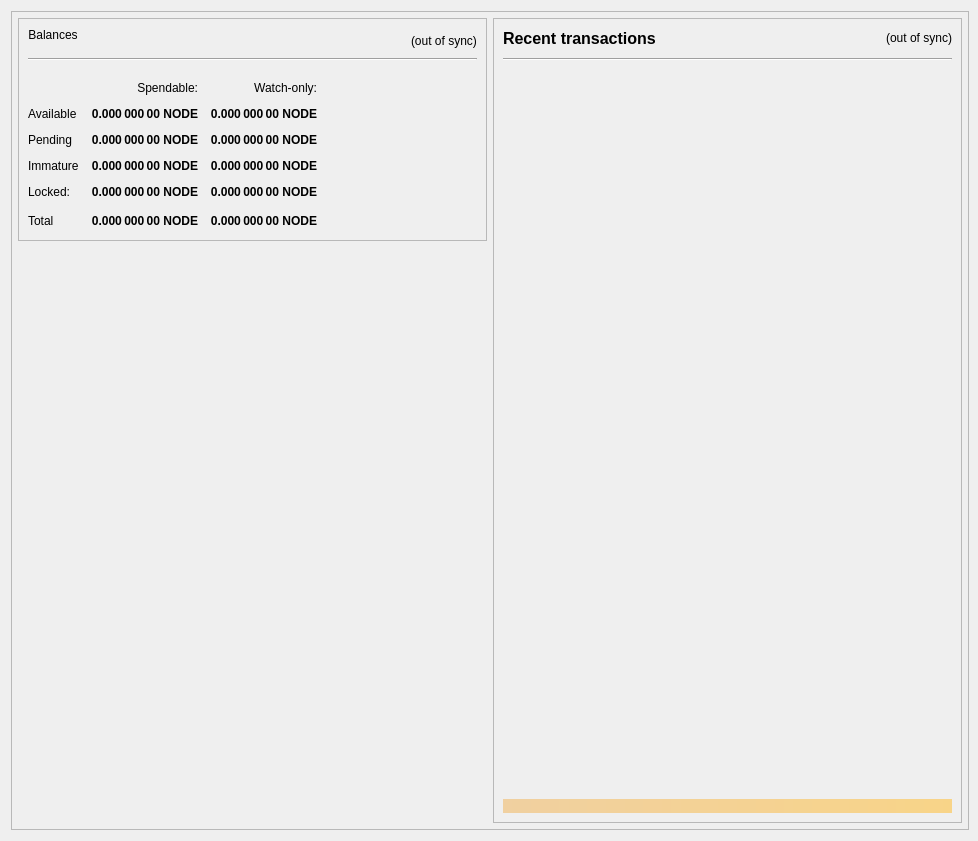
<?xml version="1.0" encoding="UTF-8"?>
<ui version="4.0">
 <class>OverviewPage</class>
 <widget class="QWidget" name="OverviewPage">
  <property name="geometry">
   <rect>
    <x>0</x>
    <y>0</y>
    <width>978</width>
    <height>841</height>
   </rect>
  </property>
  <property name="minimumSize">
   <size>
    <width>960</width>
    <height>682</height>
   </size>
  </property>
  <property name="font">
   <font>
    <weight>50</weight>
    <bold>false</bold>
   </font>
  </property>
  <property name="windowTitle">
   <string>Form</string>
  </property>
  <layout class="QVBoxLayout" name="topLayout" stretch="0">
   <property name="rightMargin">
    <number>9</number>
   </property>
   <item>
    <widget class="QFrame" name="frame_BG">
     <property name="minimumSize">
      <size>
       <width>850</width>
       <height>610</height>
      </size>
     </property>
     <property name="maximumSize">
      <size>
       <width>16777215</width>
       <height>16777215</height>
      </size>
     </property>
     <property name="frameShape">
      <enum>QFrame::StyledPanel</enum>
     </property>
     <property name="frameShadow">
      <enum>QFrame::Raised</enum>
     </property>
     <layout class="QVBoxLayout" name="verticalLayout_3" stretch="0">
      <property name="leftMargin">
       <number>0</number>
      </property>
      <property name="topMargin">
       <number>0</number>
      </property>
      <property name="rightMargin">
       <number>0</number>
      </property>
      <property name="bottomMargin">
       <number>6</number>
      </property>
      <item>
       <layout class="QVBoxLayout" name="verticalLayout_Master" stretch="0,1">
        <property name="leftMargin">
         <number>0</number>
        </property>
        <property name="topMargin">
         <number>0</number>
        </property>
        <property name="rightMargin">
         <number>0</number>
        </property>
        <property name="bottomMargin">
         <number>0</number>
        </property>
        <item>
         <widget class="QFrame" name="frame_Header">
          <layout class="QVBoxLayout" name="verticalLayout_Header" stretch="0">
           <property name="leftMargin">
            <number>0</number>
           </property>
           <property name="topMargin">
            <number>0</number>
           </property>
           <property name="rightMargin">
            <number>0</number>
           </property>
           <property name="bottomMargin">
            <number>0</number>
           </property>
           <item>
            <layout class="QHBoxLayout" name="horizontalLayout_Header" stretch="">
             <property name="spacing">
              <number>6</number>
             </property>
            </layout>
           </item>
          </layout>
         </widget>
        </item>
        <item>
         <widget class="QFrame" name="frame_Content">
          <layout class="QVBoxLayout" name="verticalLayout_Content">
           <property name="leftMargin">
            <number>6</number>
           </property>
           <property name="topMargin">
            <number>0</number>
           </property>
           <property name="rightMargin">
            <number>6</number>
           </property>
           <property name="bottomMargin">
            <number>0</number>
           </property>
           <item>
            <layout class="QHBoxLayout" name="horizontalLayout_Content" stretch="1,1">
             <property name="spacing">
              <number>6</number>
             </property>
             <item>
              <layout class="QVBoxLayout" name="verticalLayout_left" stretch="0,0">
               <item>
                <widget class="QFrame" name="frameBalances">
                 <property name="frameShape">
                  <enum>QFrame::StyledPanel</enum>
                 </property>
                 <property name="frameShadow">
                  <enum>QFrame::Raised</enum>
                 </property>
                 <layout class="QVBoxLayout" name="verticalLayout_4">
                  <item>
                   <layout class="QHBoxLayout" name="hlBalancesHeader" stretch="0,0,0">
                    <property name="spacing">
                     <number>6</number>
                    </property>
                    <item>
                     <widget class="QLabel" name="labelBalances">
                      <property name="text">
                       <string>Balances</string>
                      </property>
                      <property name="alignment">
                       <set>Qt::AlignHCenter|Qt::AlignTop</set>
                      </property>
                     </widget>
                    </item>
                    <item>
                     <spacer name="hsBalancesHeader">
                      <property name="orientation">
                       <enum>Qt::Horizontal</enum>
                      </property>
                      <property name="sizeHint" stdset="0">
                       <size>
                        <width>40</width>
                        <height>20</height>
                       </size>
                      </property>
                     </spacer>
                    </item>
                    <item>
                     <widget class="QLabel" name="labelWalletStatus">
                      <property name="cursor">
                       <cursorShape>WhatsThisCursor</cursorShape>
                      </property>
                      <property name="toolTip">
                       <string>The displayed information may be out of date. Your wallet automatically synchronizes with the NodeHost network after a connection is established, but this process has not completed yet.</string>
                      </property>
                      <property name="styleSheet">
                       <string notr="true"/>
                      </property>
                      <property name="text">
                       <string notr="true">(out of sync)</string>
                      </property>
                      <property name="alignment">
                       <set>Qt::AlignBottom|Qt::AlignLeading|Qt::AlignLeft</set>
                      </property>
                     </widget>
                    </item>
                   </layout>
                  </item>
                  <item>
                   <widget class="Line" name="lineBalances">
                    <property name="minimumSize">
                     <size>
                      <width>0</width>
                      <height>6</height>
                     </size>
                    </property>
                    <property name="maximumSize">
                     <size>
                      <width>16777215</width>
                      <height>1</height>
                     </size>
                    </property>
                    <property name="styleSheet">
                     <string notr="true"/>
                    </property>
                    <property name="orientation">
                     <enum>Qt::Horizontal</enum>
                    </property>
                   </widget>
                  </item>
                  <item>
                   <layout class="QGridLayout" name="gridLayout">
                    <property name="topMargin">
                     <number>15</number>
                    </property>
                    <property name="spacing">
                     <number>12</number>
                    </property>
                    <item row="0" column="1">
                     <widget class="QLabel" name="labelSpendable">
                      <property name="text">
                       <string>Spendable:</string>
                      </property>
                      <property name="alignment">
                       <set>Qt::AlignRight|Qt::AlignTrailing|Qt::AlignVCenter</set>
                      </property>
                     </widget>
                    </item>
                    <item row="0" column="2">
                     <widget class="QLabel" name="labelWatchonly">
                      <property name="text">
                       <string>Watch-only:</string>
                      </property>
                      <property name="alignment">
                       <set>Qt::AlignRight|Qt::AlignTrailing|Qt::AlignVCenter</set>
                      </property>
                     </widget>
                    </item>
                    <item row="1" column="0">
                     <widget class="QLabel" name="labelAvailableText">
                      <property name="text">
                       <string>Available</string>
                      </property>
                      <property name="textInteractionFlags">
                       <set>Qt::NoTextInteraction</set>
                      </property>
                     </widget>
                    </item>
                    <item row="1" column="1">
                     <widget class="QLabel" name="labelAvailable">
                      <property name="font">
                       <font>
                        <weight>75</weight>
                        <bold>true</bold>
                       </font>
                      </property>
                      <property name="cursor">
                       <cursorShape>ArrowCursor</cursorShape>
                      </property>
                      <property name="toolTip">
                       <string>Your current spendable balance</string>
                      </property>
                      <property name="text">
                       <string notr="true">0.000 000 00 NODE</string>
                      </property>
                      <property name="alignment">
                       <set>Qt::AlignRight|Qt::AlignTrailing|Qt::AlignVCenter</set>
                      </property>
                      <property name="textInteractionFlags">
                       <set>Qt::NoTextInteraction</set>
                      </property>
                     </widget>
                    </item>
                    <item row="1" column="2">
                     <widget class="QLabel" name="labelWatchAvailable">
                      <property name="font">
                       <font>
                        <weight>75</weight>
                        <bold>true</bold>
                       </font>
                      </property>
                      <property name="cursor">
                       <cursorShape>ArrowCursor</cursorShape>
                      </property>
                      <property name="toolTip">
                       <string>Your current balance in watch-only addresses</string>
                      </property>
                      <property name="text">
                       <string notr="true">0.000 000 00 NODE</string>
                      </property>
                      <property name="alignment">
                       <set>Qt::AlignRight|Qt::AlignTrailing|Qt::AlignVCenter</set>
                      </property>
                      <property name="textInteractionFlags">
                       <set>Qt::NoTextInteraction</set>
                      </property>
                     </widget>
                    </item>
                    <item row="2" column="0">
                     <widget class="QLabel" name="labelPendingText">
                      <property name="text">
                       <string>Pending</string>
                      </property>
                      <property name="textInteractionFlags">
                       <set>Qt::NoTextInteraction</set>
                      </property>
                     </widget>
                    </item>
                    <item row="2" column="1">
                     <widget class="QLabel" name="labelPending">
                      <property name="font">
                       <font>
                        <weight>75</weight>
                        <bold>true</bold>
                       </font>
                      </property>
                      <property name="cursor">
                       <cursorShape>ArrowCursor</cursorShape>
                      </property>
                      <property name="toolTip">
                       <string>Total of transactions that have yet to be confirmed, and do not yet count toward the spendable balance</string>
                      </property>
                      <property name="text">
                       <string notr="true">0.000 000 00 NODE</string>
                      </property>
                      <property name="alignment">
                       <set>Qt::AlignRight|Qt::AlignTrailing|Qt::AlignVCenter</set>
                      </property>
                      <property name="textInteractionFlags">
                       <set>Qt::NoTextInteraction</set>
                      </property>
                     </widget>
                    </item>
                    <item row="2" column="2">
                     <widget class="QLabel" name="labelWatchPending">
                      <property name="font">
                       <font>
                        <weight>75</weight>
                        <bold>true</bold>
                       </font>
                      </property>
                      <property name="cursor">
                       <cursorShape>ArrowCursor</cursorShape>
                      </property>
                      <property name="toolTip">
                       <string>Unconfirmed transactions to watch-only addresses</string>
                      </property>
                      <property name="text">
                       <string notr="true">0.000 000 00 NODE</string>
                      </property>
                      <property name="alignment">
                       <set>Qt::AlignRight|Qt::AlignTrailing|Qt::AlignVCenter</set>
                      </property>
                      <property name="textInteractionFlags">
                       <set>Qt::NoTextInteraction</set>
                      </property>
                     </widget>
                    </item>
                    <item row="3" column="0">
                     <widget class="QLabel" name="labelImmatureText">
                      <property name="text">
                       <string>Immature</string>
                      </property>
                      <property name="textInteractionFlags">
                       <set>Qt::NoTextInteraction</set>
                      </property>
                     </widget>
                    </item>
                    <item row="3" column="1">
                     <widget class="QLabel" name="labelImmature">
                      <property name="font">
                       <font>
                        <weight>75</weight>
                        <bold>true</bold>
                       </font>
                      </property>
                      <property name="cursor">
                       <cursorShape>ArrowCursor</cursorShape>
                      </property>
                      <property name="toolTip">
                       <string>Staked or masternode rewards that has not yet matured</string>
                      </property>
                      <property name="text">
                       <string notr="true">0.000 000 00 NODE</string>
                      </property>
                      <property name="alignment">
                       <set>Qt::AlignRight|Qt::AlignTrailing|Qt::AlignVCenter</set>
                      </property>
                      <property name="textInteractionFlags">
                       <set>Qt::NoTextInteraction</set>
                      </property>
                     </widget>
                    </item>
                    <item row="3" column="2">
                     <widget class="QLabel" name="labelWatchImmature">
                      <property name="font">
                       <font>
                        <weight>75</weight>
                        <bold>true</bold>
                       </font>
                      </property>
                      <property name="cursor">
                       <cursorShape>ArrowCursor</cursorShape>
                      </property>
                      <property name="toolTip">
                       <string>Staked or masternode rewards in watch-only addresses that has not yet matured</string>
                      </property>
                      <property name="text">
                       <string notr="true">0.000 000 00 NODE</string>
                      </property>
                      <property name="alignment">
                       <set>Qt::AlignRight|Qt::AlignTrailing|Qt::AlignVCenter</set>
                      </property>
                      <property name="textInteractionFlags">
                       <set>Qt::NoTextInteraction</set>
                      </property>
                     </widget>
                    </item>
                    <item row="4" column="0">
                     <widget class="QLabel" name="labelLockedText">
                      <property name="toolTip">
                       <string>Locked NODE or Masternode collaterals.</string>
                      </property>
                      <property name="text">
                       <string>Locked:</string>
                      </property>
                     </widget>
                    </item>
                    <item row="4" column="1">
                     <widget class="QLabel" name="labelLocked">
                      <property name="font">
                       <font>
                        <weight>75</weight>
                        <bold>true</bold>
                       </font>
                      </property>
                      <property name="cursor">
                       <cursorShape>ArrowCursor</cursorShape>
                      </property>
                      <property name="toolTip">
                       <string>Locked NODE or Masternode collaterals.</string>
                      </property>
                      <property name="text">
                       <string notr="true">0.000 000 00 NODE</string>
                      </property>
                      <property name="alignment">
                       <set>Qt::AlignRight|Qt::AlignTrailing|Qt::AlignVCenter</set>
                      </property>
                      <property name="textInteractionFlags">
                       <set>Qt::NoTextInteraction</set>
                      </property>
                     </widget>
                    </item>
                    <item row="4" column="2">
                     <widget class="QLabel" name="labelWatchLocked">
                      <property name="font">
                       <font>
                        <weight>75</weight>
                        <bold>true</bold>
                       </font>
                      </property>
                      <property name="cursor">
                       <cursorShape>ArrowCursor</cursorShape>
                      </property>
                      <property name="toolTip">
                       <string>Current locked balance in watch-only addresses</string>
                      </property>
                      <property name="text">
                       <string notr="true">0.000 000 00 NODE</string>
                      </property>
                      <property name="alignment">
                       <set>Qt::AlignRight|Qt::AlignTrailing|Qt::AlignVCenter</set>
                      </property>
                      <property name="textInteractionFlags">
                       <set>Qt::NoTextInteraction</set>
                      </property>
                     </widget>
                    </item>
                    <item row="5" column="0">
                     <widget class="QLabel" name="labelTotalText">
                      <property name="text">
                       <string>Total</string>
                      </property>
                      <property name="textInteractionFlags">
                       <set>Qt::NoTextInteraction</set>
                      </property>
                     </widget>
                    </item>
                    <item row="5" column="1">
                     <widget class="QLabel" name="labelTotal">
                      <property name="font">
                       <font>
                        <weight>75</weight>
                        <bold>true</bold>
                       </font>
                      </property>
                      <property name="cursor">
                       <cursorShape>ArrowCursor</cursorShape>
                      </property>
                      <property name="toolTip">
                       <string>Your current total balance</string>
                      </property>
                      <property name="text">
                       <string notr="true">0.000 000 00 NODE</string>
                      </property>
                      <property name="alignment">
                       <set>Qt::AlignRight|Qt::AlignTrailing|Qt::AlignVCenter</set>
                      </property>
                      <property name="textInteractionFlags">
                       <set>Qt::NoTextInteraction</set>
                      </property>
                     </widget>
                    </item>
                    <item row="5" column="2">
                     <widget class="QLabel" name="labelWatchTotal">
                      <property name="font">
                       <font>
                        <weight>75</weight>
                        <bold>true</bold>
                       </font>
                      </property>
                      <property name="cursor">
                       <cursorShape>ArrowCursor</cursorShape>
                      </property>
                      <property name="toolTip">
                       <string>Current total balance in watch-only addresses</string>
                      </property>
                      <property name="text">
                       <string notr="true">0.000 000 00 NODE</string>
                      </property>
                      <property name="alignment">
                       <set>Qt::AlignRight|Qt::AlignTrailing|Qt::AlignVCenter</set>
                      </property>
                      <property name="textInteractionFlags">
                       <set>Qt::NoTextInteraction</set>
                      </property>
                     </widget>
                    </item>
                    <item row="5" column="3">
                     <spacer name="hsBalances">
                      <property name="orientation">
                       <enum>Qt::Horizontal</enum>
                      </property>
                      <property name="sizeHint" stdset="0">
                       <size>
                        <width>40</width>
                        <height>20</height>
                       </size>
                      </property>
                     </spacer>
                    </item>
                   </layout>
                  </item>
                 </layout>
                </widget>
               </item>
               <item>
                <spacer name="verticalSpacer">
                 <property name="orientation">
                  <enum>Qt::Vertical</enum>
                 </property>
                 <property name="sizeHint" stdset="0">
                  <size>
                   <width>20</width>
                   <height>40</height>
                  </size>
                 </property>
                </spacer>
               </item>
              </layout>
             </item>
             <item>
              <layout class="QVBoxLayout" name="verticalLayout_right" stretch="1">
               <item>
                <widget class="QFrame" name="frame_RecentTransactions">
                 <property name="minimumSize">
                  <size>
                   <width>0</width>
                   <height>0</height>
                  </size>
                 </property>
                 <property name="frameShape">
                  <enum>QFrame::StyledPanel</enum>
                 </property>
                 <property name="frameShadow">
                  <enum>QFrame::Raised</enum>
                 </property>
                 <layout class="QVBoxLayout" name="verticalLayout_1" stretch="0,0,0,0,0">
                  <item>
                   <layout class="QHBoxLayout" name="horizontalLayout_2" stretch="2,0,0">
                    <property name="spacing">
                     <number>3</number>
                    </property>
                    <item>
                     <widget class="QLabel" name="labelRecentTransactions">
                      <property name="minimumSize">
                       <size>
                        <width>0</width>
                        <height>20</height>
                       </size>
                      </property>
                      <property name="font">
                       <font>
                        <pointsize>12</pointsize>
                        <weight>75</weight>
                        <bold>true</bold>
                       </font>
                      </property>
                      <property name="text">
                       <string>Recent transactions</string>
                      </property>
                     </widget>
                    </item>
                    <item>
                     <spacer name="horizontalSpacer">
                      <property name="orientation">
                       <enum>Qt::Horizontal</enum>
                      </property>
                      <property name="sizeHint" stdset="0">
                       <size>
                        <width>40</width>
                        <height>20</height>
                       </size>
                      </property>
                     </spacer>
                    </item>
                    <item>
                     <widget class="QLabel" name="labelTransactionsStatus">
                      <property name="cursor">
                       <cursorShape>WhatsThisCursor</cursorShape>
                      </property>
                      <property name="toolTip">
                       <string>The displayed information may be out of date. Your wallet automatically synchronizes with the NodeHost network after a connection is established, but this process has not completed yet.</string>
                      </property>
                      <property name="styleSheet">
                       <string notr="true"/>
                      </property>
                      <property name="text">
                       <string notr="true">(out of sync)</string>
                      </property>
                      <property name="alignment">
                       <set>Qt::AlignRight|Qt::AlignTrailing|Qt::AlignVCenter</set>
                      </property>
                     </widget>
                    </item>
                   </layout>
                  </item>
                  <item>
                   <widget class="Line" name="line">
                    <property name="minimumSize">
                     <size>
                      <width>0</width>
                      <height>6</height>
                     </size>
                    </property>
                    <property name="maximumSize">
                     <size>
                      <width>16777215</width>
                      <height>1</height>
                     </size>
                    </property>
                    <property name="styleSheet">
                     <string notr="true"/>
                    </property>
                    <property name="orientation">
                     <enum>Qt::Horizontal</enum>
                    </property>
                   </widget>
                  </item>
                  <item>
                   <widget class="QListView" name="listTransactions">
                    <property name="minimumSize">
                     <size>
                      <width>0</width>
                      <height>0</height>
                     </size>
                    </property>
                    <property name="styleSheet">
                     <string notr="true">QListView { background: transparent; }</string>
                    </property>
                    <property name="frameShape">
                     <enum>QFrame::NoFrame</enum>
                    </property>
                    <property name="verticalScrollBarPolicy">
                     <enum>Qt::ScrollBarAlwaysOff</enum>
                    </property>
                    <property name="horizontalScrollBarPolicy">
                     <enum>Qt::ScrollBarAlwaysOff</enum>
                    </property>
                    <property name="selectionMode">
                     <enum>QAbstractItemView::NoSelection</enum>
                    </property>
                   </widget>
                  </item>
                  <item>
                   <spacer name="verticalSpacer_2">
                    <property name="orientation">
                     <enum>Qt::Vertical</enum>
                    </property>
                    <property name="sizeType">
                     <enum>QSizePolicy::Expanding</enum>
                    </property>
                    <property name="sizeHint" stdset="0">
                     <size>
                      <width>20</width>
                      <height>40</height>
                     </size>
                    </property>
                   </spacer>
                  </item>
                  <item>
                   <widget class="QLabel" name="labelAlerts">
                    <property name="maximumSize">
                     <size>
                      <width>16777215</width>
                      <height>16777215</height>
                     </size>
                    </property>
                    <property name="styleSheet">
                     <string notr="true">background-color: qlineargradient(x1: 0, y1: 0, x2: 1, y2: 0, stop:0 #F0D0A0, stop:1 #F8D488); color:#000000;</string>
                    </property>
                    <property name="text">
                     <string/>
                    </property>
                    <property name="wordWrap">
                     <bool>true</bool>
                    </property>
                    <property name="margin">
                     <number>3</number>
                    </property>
                   </widget>
                  </item>
                 </layout>
                </widget>
               </item>
              </layout>
             </item>
            </layout>
           </item>
          </layout>
         </widget>
        </item>
       </layout>
      </item>
     </layout>
    </widget>
   </item>
  </layout>
 </widget>
 <resources/>
 <connections/>
</ui>
